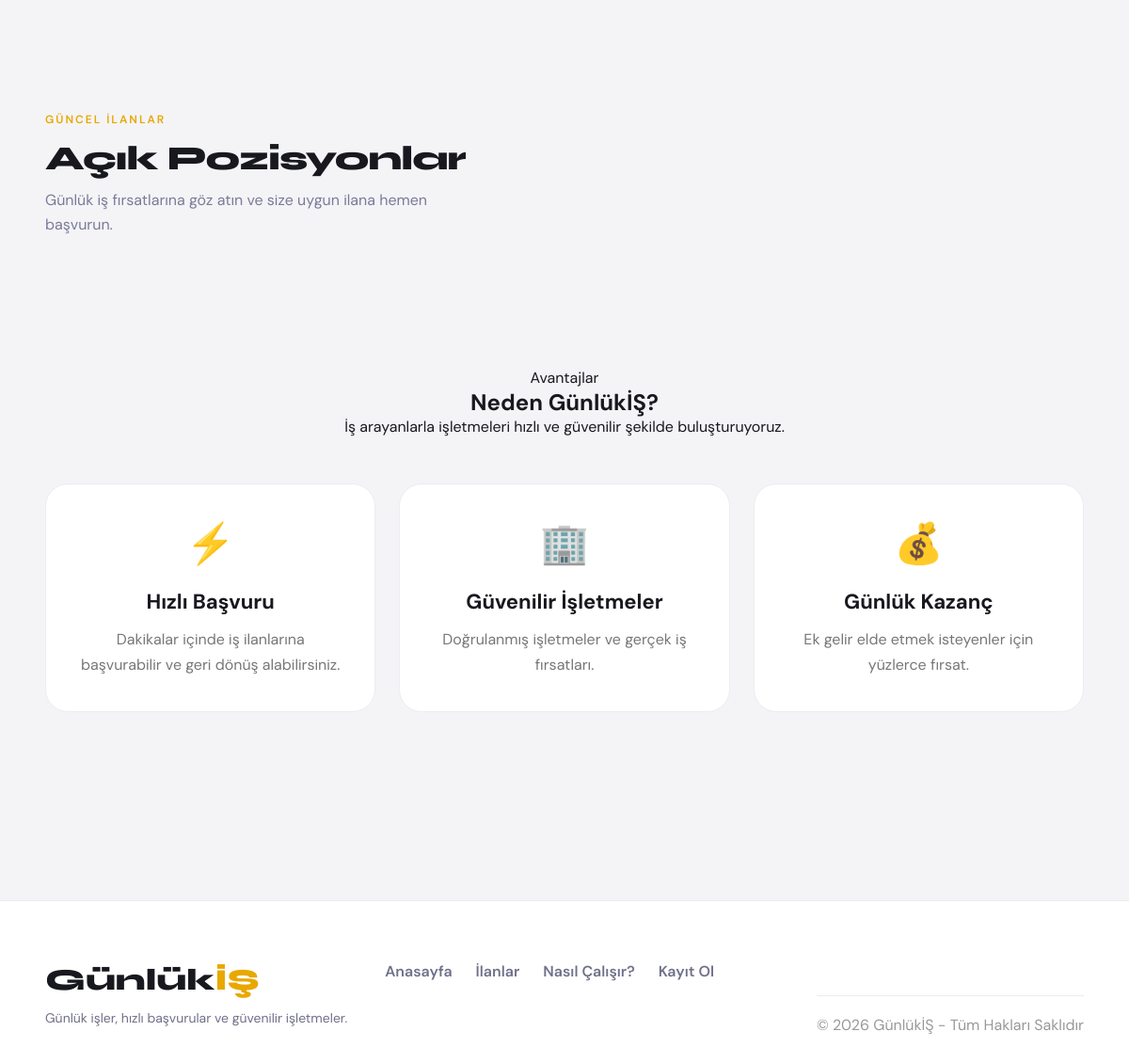
Before: / (lower part) with the older database file.
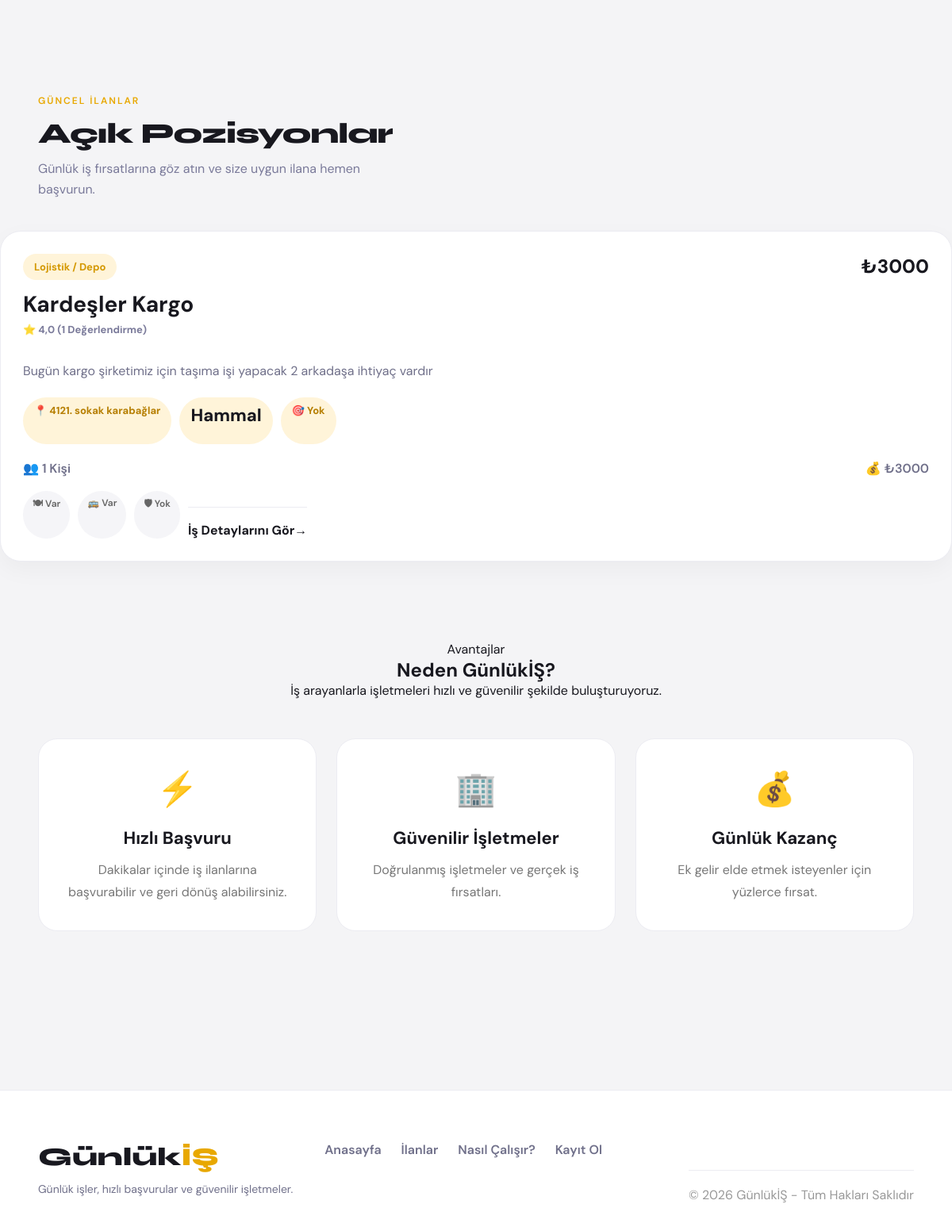
After: the same page with the newer database file.
### main/models.py (models this page shows, shortened)
class Ilan(models.Model):
    isletme = models.ForeignKey(
    Isletme,
    on_delete=models.CASCADE,
    null=True
)
    isletme_adi = models.CharField(max_length=200)
    isletme_tipi = models.CharField(max_length=100)
    pozisyon = models.CharField(max_length=150)
    is_tanimi = models.TextField()
    konum = models.CharField(max_length=150)
    yas_araligi = models.CharField(max_length=100)
    deneyim = models.CharField(max_length=150)
    cinsiyet = models.CharField(max_length=50)
    yemek = models.CharField(max_length=20)
    ulasim = models.CharField(max_length=20)
    sigorta = models.CharField(max_length=20)
    kisi_sayisi = models.IntegerField()
    baslangic_tarihi = models.DateTimeField()
    bitis_tarihi = models.DateTimeField()
    ucret = models.IntegerField()
    aktif_mi = models.BooleanField(default=True)

class Isletme(models.Model):
    kullanici = models.OneToOneField(
        Kullanici,
        on_delete=models.CASCADE
    )
    isletme_adi = models.CharField(max_length=200)
    isletme_adresi = models.CharField(max_length=300)
    isletme_tipi = models.CharField(max_length=100)
    aranan_meslekler = models.CharField(max_length=300)
    ortalama_puan = models.FloatField(default=0.0)
    puan_sayisi = models.IntegerField(default=0)

### main/views.py (the view)
# urls.py: path('', views.index, name='index'),
def index(request):
    kullanici_ad = request.session.get('kullanici_ad')
    hesap_turu = request.session.get('hesap_turu')
    arama = request.GET.get('arama')
    Ilan.objects.filter(bitis_tarihi__lt=timezone.now(), aktif_mi=True).update(aktif_mi=False)
    ilanlar = Ilan.objects.filter(aktif_mi=True)
    if arama:
        ilanlar = ilanlar.filter(pozisyon__icontains=arama)
    ilanlar = ilanlar.order_by('-id')
    return render(request, 'index.html', {
        'kullanici_ad': kullanici_ad,
        'hesap_turu': hesap_turu,
        'ilanlar': ilanlar
    })

### main/templates/index.html (shortened to what this page needs)
<!DOCTYPE html>
<html lang="tr">
<head>
</head>
<body>
<section id="nasil-calisir">
</section>
 <section id="ilanlar" class="ilan-section">
    <div class="section-label">
        Güncel İlanlar
    </div>
  <h2 class="section-title">
      Açık Pozisyonlar
  </h2>
    <p class="section-sub">
        Günlük iş fırsatlarına göz atın ve size uygun ilana hemen başvurun.
    </p>
</section>
<div class="ilan-grid">
{% for ilan in ilanlar %}
<a href="/ilan/{{ ilan.id }}/"
   style="text-decoration:none;color:inherit;">
<div class="ilan-card">
    <div class="ilan-top">
        <div>
            <div class="ilan-type">
                {{ ilan.isletme_tipi }}
            </div>
            <h2>
                {{ ilan.isletme_adi }}
                <div style="font-size: 13px; color: #7a7a9a; margin-top: 5px; font-weight: 700;">
    ⭐          {{ ilan.isletme.ortalama_puan|floatformat:1 }} ({{ ilan.isletme.puan_sayisi }} Değerlendirme)
</div>
            </h2>
        </div>
        <div class="ilan-price">
            ₺{{ ilan.ucret }}
        </div>
    </div>
 <p class="ilan-desc">
    {{ ilan.is_tanimi|truncatechars:120 }}
</p>
<div style="
display:flex;
flex-wrap:wrap;
gap:10px;
margin-bottom:20px;
">
    <span class="badge">📍 {{ ilan.konum }}</span>
    <span class="badge"><div class="ilan-job">
    {{ ilan.pozisyon }}
</div>
</span>
    <span class="badge">🎯 {{ ilan.deneyim }}</span>
</div>
<div class="ilan-info">
    <div>
        👥 {{ ilan.kisi_sayisi }} Kişi
    </div>
    <div>
        💰 ₺{{ ilan.ucret }}
    </div>
</div>
<div style="
display:flex;
gap:10px;
margin-top:18px;
flex-wrap:wrap;
">
    <span class="mini-badge">
        🍽 {{ ilan.yemek }}
    </span>
    <span class="mini-badge">
        🚌 {{ ilan.ulasim }}
    </span>
    <span class="mini-badge">
        🛡 {{ ilan.sigorta }}
    </span>
    <div class="ilan-footer">
    <span>
        İş Detaylarını Gör
    </span>
    <span>
        →
    </span>
</div>
</div>
</div>
</a>
{% endfor %}
</div>
<section class="why-section">
    <div class="section-header">
        <span class="section-tag">
            Avantajlar
        </span>
        <h2>
            Neden GünlükİŞ?
        </h2>
        <p>
            İş arayanlarla işletmeleri hızlı ve güvenilir şekilde buluşturuyoruz.
        </p>
    </div>
    <div class="why-grid">
        <div class="why-card">
            <div class="why-icon">⚡</div>
            <h3>Hızlı Başvuru</h3>
            <p>
                Dakikalar içinde iş ilanlarına başvurabilir ve geri dönüş alabilirsiniz.
            </p>
        </div>
        <div class="why-card">
            <div class="why-icon">🏢</div>
            <h3>Güvenilir İşletmeler</h3>
            <p>
                Doğrulanmış işletmeler ve gerçek iş fırsatları.
            </p>
        </div>
        <div class="why-card">
            <div class="why-icon">💰</div>
            <h3>Günlük Kazanç</h3>
            <p>
                Ek gelir elde etmek isteyenler için yüzlerce fırsat.
            </p>
        </div>
    </div>
</section>
<footer class="footer">
    <div class="footer-content">
        <div class="footer-left">
            <div class="footer-logo">
                Günlük<span>İŞ</span>
            </div>
            <p>
                Günlük işler, hızlı başvurular ve güvenilir işletmeler.
            </p>
        </div>
        <div class="footer-links">
            <a href="/">Anasayfa</a>
            <a href="#ilanlar">İlanlar</a>
            <a href="#nasil-calisir">Nasıl Çalışır?</a>
            <a href="/kayit/">Kayıt Ol</a>
        </div>
    </div>
    <div class="footer-bottom">
        © 2026 GünlükİŞ - Tüm Hakları Saklıdır
    </div>
</footer>
</body>
</html>

### main/templates/index.html (style rules this page uses)
html { scroll-behavior: smooth; }
:root { --bg: #f4f4f6; --surface: #ffffff; --surface2: #eeeff2; --border: #e0e1e8; --accent: #e8a800; --accent2: #ff6b35; --text: #18181f; --muted: #7a7a9a; --success: #1db87a; --card-bg: #ffffff; }
* { margin: 0; padding: 0; box-sizing: border-box; }
body { background: var(--bg); color: var(--text); font-family: 'DM Sans', sans-serif; min-height: 100vh; overflow-x: hidden; }
section { padding: 80px 48px; }
.section-label { font-size: 12px; font-weight: 600; letter-spacing: 2px; text-transform: uppercase; color: var(--accent); margin-bottom: 12px; }
.section-title { font-family: 'Syne', sans-serif; font-size: 36px; font-weight: 800; letter-spacing: -1px; max-width: 480px; }
.section-sub { color: var(--muted); margin-top: 10px; max-width: 420px; line-height: 1.6; }
.ilan-grid { display:grid; grid-template-columns:repeat(auto-fit,minmax(320px,1fr)); gap:25px; margin-top:40px; }
.ilan-card { background:white; border-radius:26px; padding:28px; border:1px solid #ececf2; box-shadow:0 10px 30px rgba(0,0,0,0.04); transition:.2s; }
.ilan-top { display:flex; justify-content:space-between; align-items:flex-start; margin-bottom:20px; }
.ilan-type { display:inline-block; background:#fff4d9; color:#d49800; padding:8px 14px; border-radius:999px; font-size:13px; font-weight:700; margin-bottom:12px; }
.ilan-price { font-size:24px; font-weight:800; }
.ilan-card h2 { font-size:28px; margin-bottom:10px; }
.ilan-desc { color:#70708a; line-height:1.7; margin-bottom:20px; }
.ilan-info { display:flex; justify-content:space-between; color:#70708a; font-weight:600; }
footer { border-top: 1px solid var(--border); padding: 48px; display: flex; justify-content: space-between; align-items: center; }
footer p { color: var(--muted); font-size: 14px; }
.footer-logo { font-family: 'Syne', sans-serif; font-weight: 800; font-size: 20px; }
.footer-logo span { color: var(--accent); }
.badge { background:#fff4d9; color:#b67e00; padding:8px 14px; border-radius:999px; font-size:13px; font-weight:700; }
.mini-badge { background:#f5f5f8; color:#666; padding:7px 12px; border-radius:999px; font-size:12px; font-weight:600; }
.ilan-footer { margin-top:20px; padding-top:18px; border-top:1px solid #ececf2; display:flex; justify-content:space-between; align-items:center; font-weight:700; color:#18181f; transition:.2s; }
.ilan-job { font-size:22px; font-weight:800; margin-bottom:14px; color:#18181f; }
.ilan-section { padding:20px 48px 0 48px; margin-top:20px; }
.ilan-section .section-title { margin-bottom:10px; }
.ilan-section .section-sub { margin-bottom:30px; }
.footer { margin-top:100px; background:white; border-top:1px solid #ececf2; padding:60px 48px 30px; }
.footer-content { display:flex; justify-content:space-between; align-items:flex-start; gap:40px; }
.footer-logo { font-family:'Syne',sans-serif; font-size:32px; font-weight:800; margin-bottom:10px; }
.footer-logo span { color:#e8a800; }
.footer-left p { color:#70708a; max-width:350px; line-height:1.7; }
.footer-links { display:flex; gap:25px; flex-wrap:wrap; }
.footer-links a { text-decoration:none; color:#70708a; font-weight:600; transition:.2s; }
.footer-bottom { margin-top:40px; padding-top:20px; border-top:1px solid #ececf2; text-align:center; color:#999; }
.footer { clear: both; width: 100%; }
.why-section { padding:100px 48px; text-align:center; }
.why-grid { margin-top:50px; display:grid; grid-template-columns:repeat(3,1fr); gap:25px; }
.why-card { background:white; padding:35px; border-radius:24px; border:1px solid #ececf2; transition:.2s; }
.why-icon { font-size:42px; margin-bottom:20px; }
.why-card h3 { margin-bottom:12px; font-size:22px; }
.why-card p { color:#777; line-height:1.7; }

Changed rows visible on the page:
added Ilan: isletme_tipi "Lojistik / Depo", isletme_adi "Kardeşler Kargo", isletme.ortalama_puan "4,0", isletme.puan_sayisi "1", ucret "3000", is_tanimi "Bugün kargo şirketimiz için taşıma işi yapacak 2 arkadaşa ihtiyaç vardır", konum "4121. sokak karabağlar", pozisyon "Hammal", deneyim "Yok", kisi_sayisi "1", yemek "Var", ulasim "Var", sigorta "Yok"
